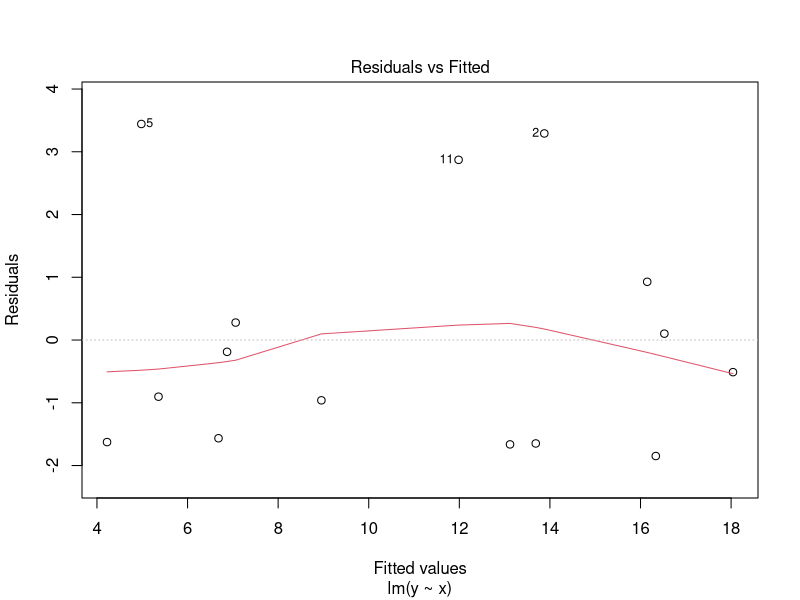
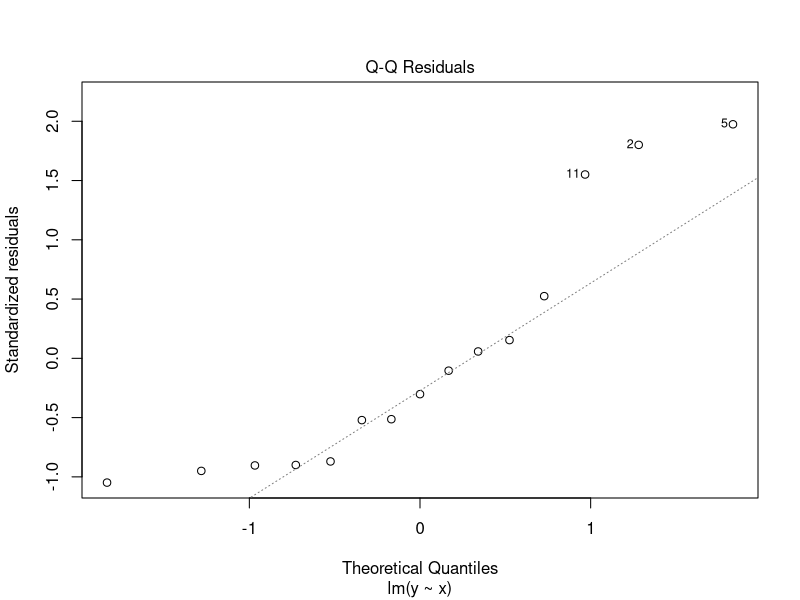
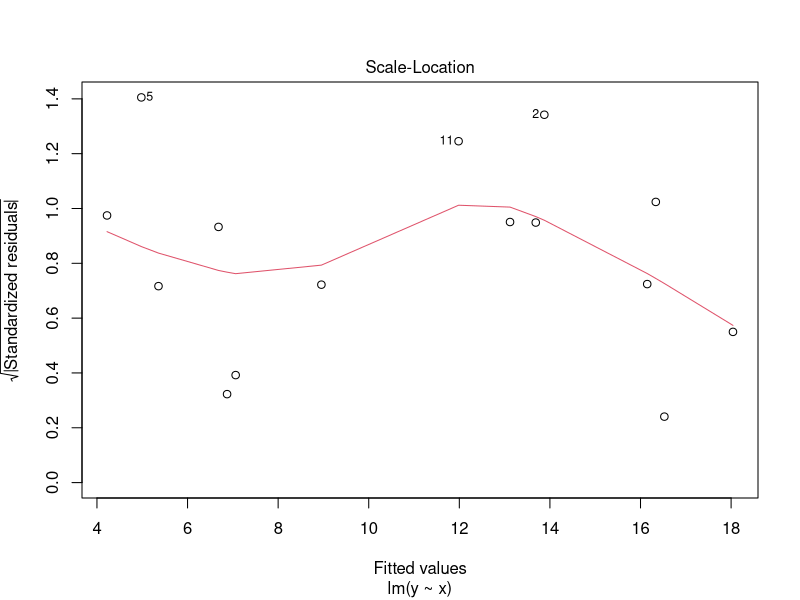
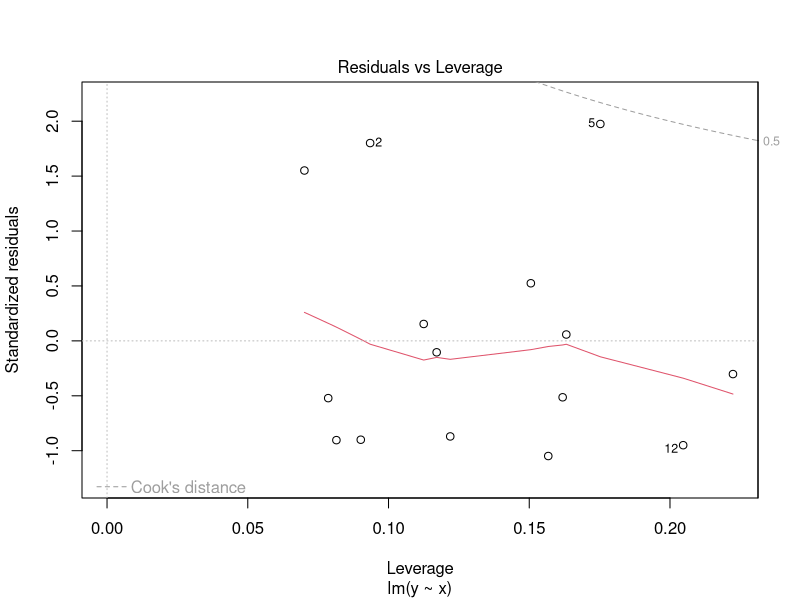

R code for these plots, in order:
# use the following code as a base:
set.seed(5)         ## for reproducible simulations 
beta0.true <- 1     ## true parameters, intercept
beta1.true <- 2     ## and slope
## observed x values:
x <- c(2.9, 6.7, 8.0, 3.1, 2.0, 4.1, 2.2, 8.9,
        8.1, 7.9, 5.7, 1.6, 6.6, 3.0, 6.3) 
## simulation of y values:
y <- beta0.true + beta1.true * x + rnorm(length(x), mean = 0, sd = 2)

data <- data.frame(x = x, y = y)

# start here to calculate your solution for the problem:
mod <- lm(y ~ x, data = data) # Create a linear model.
smry <- summary(mod) # Show the summary.
fit <- fitted(mod) # Calculate fitted values.
res <- residuals(mod) # Calculate residuals.
ci <- plot(mod) # Calculate CIs of the model.

sol <- list(summary = smry, fitted = fit,  residuals = res, ci = ci)
